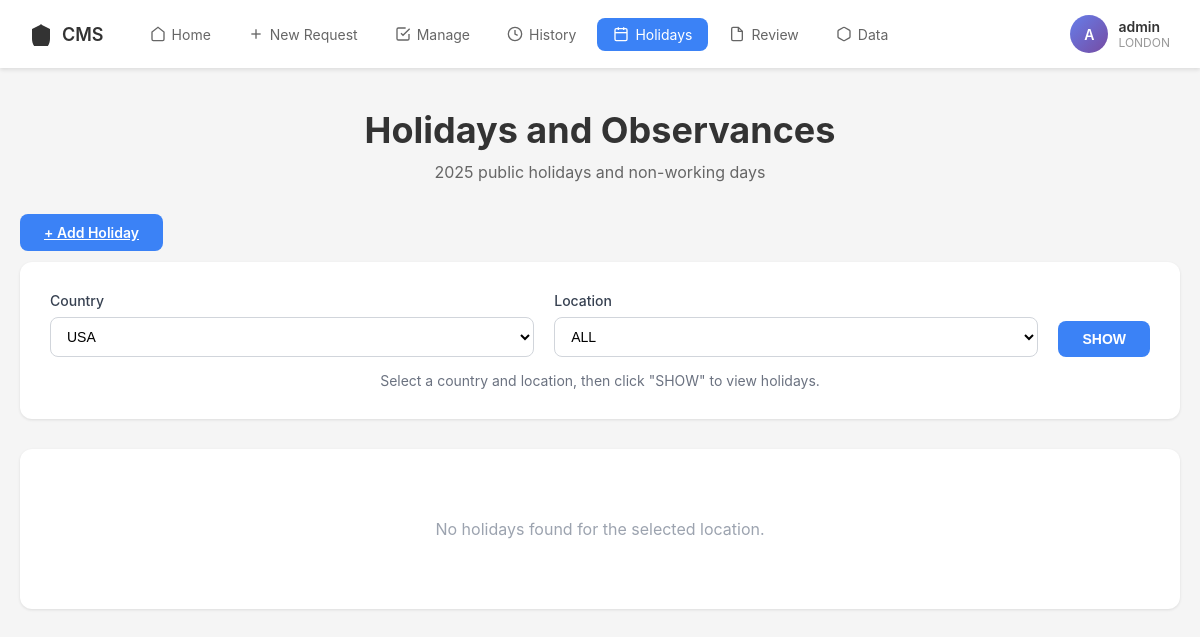
The page /holidays/ (signed in) on the database its author committed.
### cmsapp/models.py (models this page shows, shortened)
class User(AbstractUser):
    ROLE_CHOICES = (
        ('employee', 'Employee'),
        ('manager', 'Manager'),
        ('admin', 'Admin'),
    )
    role = models.CharField(max_length=10, choices=ROLE_CHOICES, default='employee')
    location = models.CharField(max_length=100, blank=True)
    country = models.CharField(max_length=100, default='USA')

### cmsapp/views.py (the view)
# urls.py: path('holidays/', views.holidays_view, name='holidays'),
@login_required
def holidays_view(request):
    country = request.GET.get('country', 'USA')
    location = request.GET.get('location', 'ALL')
    holidays = Holiday.objects.filter(country=country)
    if location != 'ALL':
        holidays = holidays.filter(Q(location=location) | Q(location='ALL'))
    countries = Holiday.objects.values_list('country', flat=True).distinct()
    locations = Holiday.objects.filter(country=country).values_list('location', flat=True).distinct()
    return render(request, 'holidays.html', {
        'holidays': holidays,
        'countries': countries,
        'locations': locations,
        'selected_country': country,
        'selected_location': location,
    })

### templates/holidays.html (shortened to what this page needs)
{% extends 'base.html' %}
{% block content %}
<div class="page-header">
    <h1 class="page-title">Holidays and Observances</h1>
    <p class="page-subtitle">2025 public holidays and non-working days</p>
</div>
{% if user.role == 'admin' %}
<div class="add-holiday-btn">
    <a href="{% url 'add_holiday' %}" class="btn btn-primary">+ Add Holiday</a>
</div>
{% endif %}
<div class="filter-section">
    <form method="GET" class="filter-form">
        <div class="form-group">
            <label class="form-label">Country</label>
            <select name="country" class="form-control">
                <option value="USA" {% if selected_country == 'USA' %}selected{% endif %}>USA</option>
            </select>
        </div>
        <div class="form-group">
            <label class="form-label">Location</label>
            <select name="location" class="form-control">
                <option value="ALL" {% if selected_location == 'ALL' %}selected{% endif %}>ALL</option>
            </select>
        </div>
        <button type="submit" class="btn btn-primary">SHOW</button>
    </form>
    <p class="helper-text">Select a country and location, then click "SHOW" to view holidays.</p>
</div>
<div class="holidays-list">
    {% if holidays %}
        {% for holiday in holidays %}
        <div class="holiday-item">
            <div class="holiday-name">{{ holiday.name }}</div>
            <div class="holiday-date">{{ holiday.date|date:"F d, Y" }}</div>
        </div>
        {% endfor %}
    {% else %}
        <div class="no-holidays">No holidays found for the selected location.</div>
    {% endif %}
</div>
{% endblock %}

### templates/base.html (shortened to what this page needs)
<!DOCTYPE html>
<html lang="en">
<head>
</head>
<body>
    <nav class="navbar">
        <div class="navbar-left">
            <a href="{% url 'home' %}" class="logo">
                <svg viewBox="0 0 24 24" fill="currentColor">
                    <path d="M12 2L2 7v10c0 5.55 3.84 10.74 9 12 5.16-1.26 9-6.45 9-12V7l-10-5z"/>
                </svg>
                CMS
            </a>
            <ul class="nav-links">
                <li><a href="{% url 'home' %}" class="{% if request.resolver_match.url_name == 'home' %}active{% endif %}">
                    <svg width="16" height="16" viewBox="0 0 24 24" fill="none" stroke="currentColor" stroke-width="2">
                        <path d="M3 9l9-7 9 7v11a2 2 0 0 1-2 2H5a2 2 0 0 1-2-2z"/>
                    </svg>
                    Home
                </a></li>
                <li><a href="{% url 'new_request' %}" class="{% if request.resolver_match.url_name == 'new_request' %}active{% endif %}">
                    <svg width="16" height="16" viewBox="0 0 24 24" fill="none" stroke="currentColor" stroke-width="2">
                        <line x1="12" y1="5" x2="12" y2="19"/>
                        <line x1="5" y1="12" x2="19" y2="12"/>
                    </svg>
                    New Request
                </a></li>
                <li><a href="{% url 'manage_requests' %}" class="{% if request.resolver_match.url_name == 'manage_requests' %}active{% endif %}">
                    <svg width="16" height="16" viewBox="0 0 24 24" fill="none" stroke="currentColor" stroke-width="2">
                        <path d="M9 11l3 3L22 4"/>
                        <path d="M21 12v7a2 2 0 0 1-2 2H5a2 2 0 0 1-2-2V5a2 2 0 0 1 2-2h11"/>
                    </svg>
                    Manage
                </a></li>
                <li><a href="{% url 'history' %}" class="{% if request.resolver_match.url_name == 'history' %}active{% endif %}">
                    <svg width="16" height="16" viewBox="0 0 24 24" fill="none" stroke="currentColor" stroke-width="2">
                        <circle cx="12" cy="12" r="10"/>
                        <polyline points="12 6 12 12 16 14"/>
                    </svg>
                    History
                </a></li>
                <li><a href="{% url 'holidays' %}" class="{% if request.resolver_match.url_name == 'holidays' %}active{% endif %}">
                    <svg width="16" height="16" viewBox="0 0 24 24" fill="none" stroke="currentColor" stroke-width="2">
                        <rect x="3" y="4" width="18" height="18" rx="2" ry="2"/>
                        <line x1="16" y1="2" x2="16" y2="6"/>
                        <line x1="8" y1="2" x2="8" y2="6"/>
                        <line x1="3" y1="10" x2="21" y2="10"/>
                    </svg>
                    Holidays
                </a></li>
                {% if user.role == 'manager' or user.role == 'admin' %}
                <li><a href="{% url 'review' %}" class="{% if request.resolver_match.url_name == 'review' %}active{% endif %}">
                    <svg width="16" height="16" viewBox="0 0 24 24" fill="none" stroke="currentColor" stroke-width="2">
                        <path d="M14 2H6a2 2 0 0 0-2 2v16a2 2 0 0 0 2 2h12a2 2 0 0 0 2-2V8z"/>
                        <polyline points="14 2 14 8 20 8"/>
                    </svg>
                    Review
                </a></li>
                {% endif %}
                {% if user.role == 'admin' %}
                <li><a href="{% url 'data' %}" class="{% if request.resolver_match.url_name == 'data' %}active{% endif %}">
                    <svg width="16" height="16" viewBox="0 0 24 24" fill="none" stroke="currentColor" stroke-width="2">
                        <path d="M21 16V8a2 2 0 0 0-1-1.73l-7-4a2 2 0 0 0-2 0l-7 4A2 2 0 0 0 3 8v8a2 2 0 0 0 1 1.73l7 4a2 2 0 0 0 2 0l7-4A2 2 0 0 0 21 16z"/>
                    </svg>
                    Data
                </a></li>
                {% endif %}
            </ul>
        </div>
        <div class="user-profile dropdown">
            <div class="user-avatar">{{ user.first_name.0|upper }}{{ user.last_name.0|upper }}</div>
            <div class="user-info">
                <div class="user-name">{{ user.get_full_name }}</div>
                <div class="user-location">{{ user.location }}</div>
            </div>
        </div>
    </nav>
    <div class="container">
        {% block content %}{% endblock %}
    </div>
</body>
</html>

### templates/base.html (style rules this page uses)
* { margin: 0; padding: 0; box-sizing: border-box; }
body { font-family: -apple-system, BlinkMacSystemFont, 'Segoe UI', Roboto, Oxygen, Ubuntu, Cantarell, sans-serif; background-color: #f5f5f5; color: #333; }
.navbar { background-color: white; padding: 15px 30px; box-shadow: 0 2px 4px rgba(0,0,0,0.1); display: flex; align-items: center; justify-content: space-between; }
.navbar-left { display: flex; align-items: center; gap: 30px; }
.logo { display: flex; align-items: center; gap: 8px; font-size: 18px; font-weight: 600; color: #333; text-decoration: none; }
.logo svg { width: 24px; height: 24px; }
.nav-links { display: flex; gap: 5px; list-style: none; }
.nav-links a { text-decoration: none; color: #666; padding: 8px 16px; border-radius: 8px; font-size: 14px; display: flex; align-items: center; gap: 6px; transition: all 0.2s; position: relative; }
.nav-links a.active { background-color: #3b82f6; color: white; }
.user-profile { display: flex; align-items: center; gap: 10px; cursor: pointer; position: relative; }
.user-avatar { width: 38px; height: 38px; border-radius: 50%; background: linear-gradient(135deg, #667eea 0%, #764ba2 100%); display: flex; align-items: center; justify-content: center; color: white; font-weight: 600; font-size: 14px; }
.user-info { display: flex; flex-direction: column; }
.user-name { font-weight: 600; font-size: 14px; }
.user-location { font-size: 12px; color: #999; }
.container { max-width: 1200px; margin: 0 auto; padding: 40px 20px; }
.dropdown { position: relative; }

### templates/holidays.html (style rules this page uses)
.page-header { text-align: center; margin-bottom: 40px; }
.page-title { font-size: 36px; font-weight: 700; margin-bottom: 10px; }
.page-subtitle { font-size: 16px; color: #666; }
.filter-section { background: white; padding: 30px; border-radius: 12px; box-shadow: 0 1px 3px rgba(0,0,0,0.1); margin-bottom: 30px; }
.filter-form { display: flex; gap: 20px; align-items: flex-end; flex-wrap: wrap; }
.form-group { flex: 1; min-width: 200px; }
.form-label { display: block; font-size: 14px; font-weight: 500; margin-bottom: 8px; color: #374151; }
.form-control { width: 100%; padding: 10px 12px; border: 1px solid #d1d5db; border-radius: 8px; font-size: 14px; background-color: white; }
.btn { padding: 10px 24px; border: none; border-radius: 8px; font-size: 14px; font-weight: 600; cursor: pointer; transition: all 0.2s; }
.btn-primary { background-color: #3b82f6; color: white; }
.helper-text { text-align: center; color: #6b7280; font-size: 14px; margin-top: 15px; }
.holidays-list { background: white; padding: 30px; border-radius: 12px; box-shadow: 0 1px 3px rgba(0,0,0,0.1); }
.no-holidays { text-align: center; padding: 40px; color: #9ca3af; }
.add-holiday-btn { margin-bottom: 20px; }

### rows shown on the page
User: first_name.0 "A", get_full_name "admin", location "LONDON"
